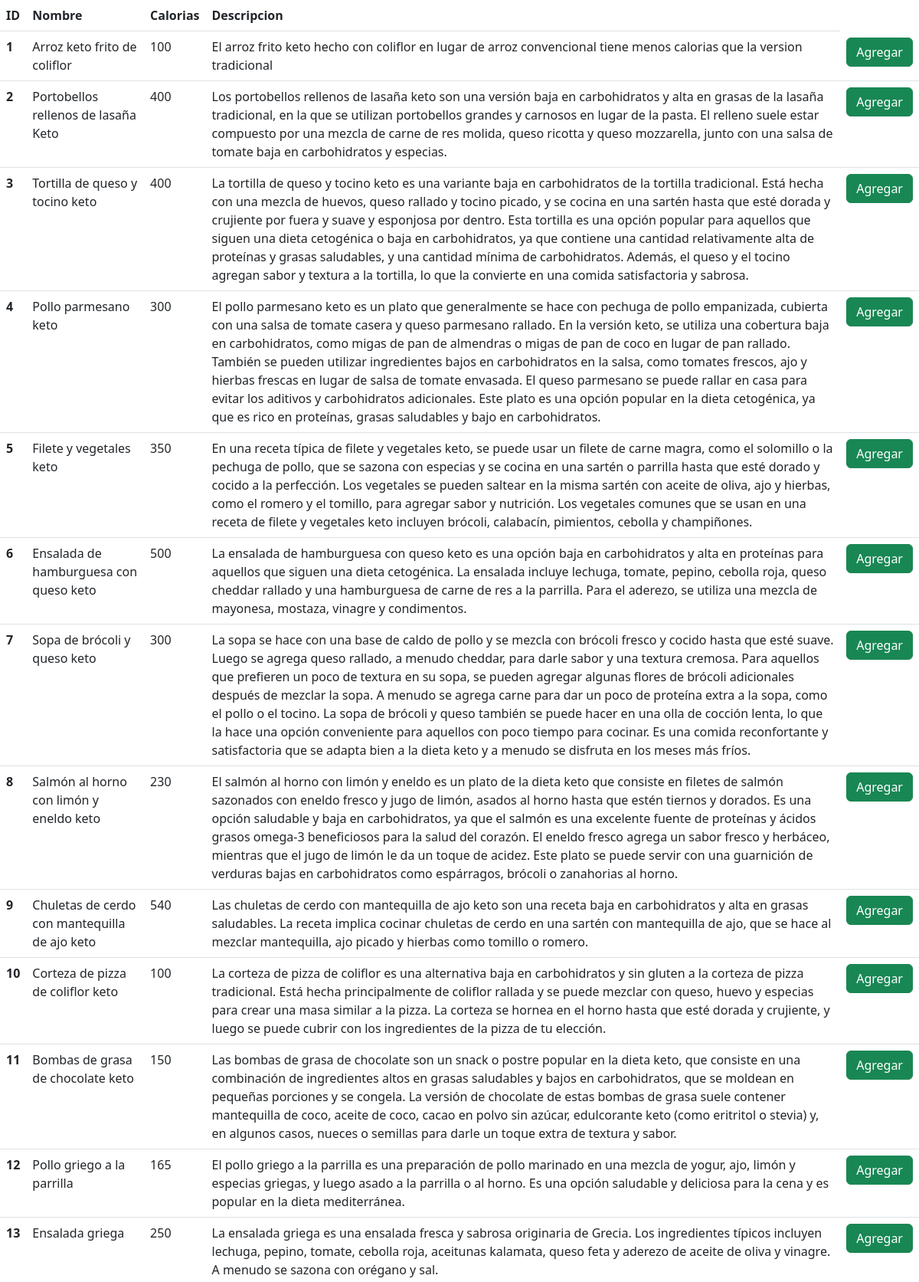
The page /modificarDieta/agregarDieta/5/ (upper part) on the database its author committed.
### main/models.py (models this page shows, shortened)
class comidas(models.Model):
    nombre = models.TextField(max_length=50)
    calorias= models.IntegerField()
    descripcion= models.TextField(max_length=100000)
    link= models.URLField(max_length=4000, default= ' ')

### main/views.py (the view, shortened to what this page needs)
# urls.py: path('modificarDieta/agregarDieta/<str:idDieta>/', views.agregarADieta, name="agregarADieta"),
def agregarADieta(request, idDieta):
    idComidas = []
    comidasNoDieta = []
    comida = mostrarComidas()
    dietacomidaquery = comidaDieta.objects.all()
    for i in dietacomidaquery:
        nombreDieta = str(i.dieta)
        if nombreDieta == idDieta:
            idComidas.append(i.comida)
        else:
            pass
    cont = 0
    for i in comida:
        texto = str(i.nombre)
        if cont == 0:
            comidasNoDieta.append(i)
            cont = 0
        else:
            cont = 0
    return render(request, 'agregarComida.html', {'alimentos': comidasNoDieta, 'dieta': idDieta})

### main/models.py (called while the page is built)
    def __str__(self):
        return self.nombre

### main/views.py (called while the page is built)
def mostrarComidas():
    comida = comidas.objects.all()
    return comida

### MealMaster/templates/agregarComida.html
{% extends 'base.html' %}
{% block content %}
<table class="table">
    <thead>
        <tr>
            <th scope="col">ID</th>
            <th scope="col">Nombre</th>
            <th scope="col">Calorias</th>
            <th scope="col">Descripcion</th>
        </tr>
    </thead>
    <tbody>
    {% for comida in alimentos %}
        <tr>
            <th scope="row">{{ comida.id }}</th>
            <td>{{ comida.nombre }}</td>
            <td>{{ comida.calorias}}</td>
            <td>{{ comida.descripcion}}</td>
            <td><a href="http://127.0.0.1:8000/modificarDieta/agregarComida/{{comida.id}}/{{dieta}}" class="btn btn-success">Agregar</td>
        </tr>
    {% endfor %}
    </tbody>
</table>
{% endblock content %}

### rows shown on the page
comidas: id "1", nombre "Arroz keto frito de coliflor", calorias "100", descripcion "El arroz frito keto hecho con coliflor en lugar de arroz convencional tiene menos calorias que la version tradicional"
comidas: id "2", nombre "Portobellos rellenos de lasaña Keto", calorias "400", descripcion "Los portobellos rellenos de lasaña keto son una versión baja en carbohidratos y alta en grasas de la lasaña tradicional, en la que se utilizan portobellos grandes y carnosos en lugar de la pasta. El relleno suele estar compuesto por una mezcla de carne de res molida, queso ricotta y queso mozzarella, junto con una salsa de tomate baja en carbohidratos y especias."
comidas: id "3", nombre "Tortilla de queso y tocino keto", calorias "400", descripcion "La tortilla de queso y tocino keto es una variante baja en carbohidratos de la tortilla tradicional. Está hecha con una mezcla de huevos, queso rallado y tocino picado, y se cocina en una sartén hasta que esté dorada y crujiente por fuera y suave y esponjosa por dentro. Esta tortilla es una opción popular para aquellos que siguen una dieta cetogénica o baja en carbohidratos, ya que contiene una cantidad relativamente alta de proteínas y grasas saludables, y una cantidad mínima de carbohidratos. Además, el queso y el tocino agregan sabor y textura a la tortilla, lo que la convierte en una comida satisfactoria y sabrosa."
comidas: id "4", nombre "Pollo parmesano keto", calorias "300", descripcion "El pollo parmesano keto es un plato que generalmente se hace con pechuga de pollo empanizada, cubierta con una salsa de tomate casera y queso parmesano rallado. En la versión keto, se utiliza una cobertura baja en carbohidratos, como migas de pan de almendras o migas de pan de coco en lugar de pan rallado. También se pueden utilizar ingredientes bajos en carbohidratos en la salsa, como tomates frescos, ajo y hierbas frescas en lugar de salsa de tomate envasada. El queso parmesano se puede rallar en casa para evitar los aditivos y carbohidratos adicionales. Este plato es una opción popular en la dieta cetogénica, ya que es rico en proteínas, grasas saludables y bajo en carbohidratos."
comidas: id "5", nombre "Filete y vegetales keto", calorias "350", descripcion "En una receta típica de filete y vegetales keto, se puede usar un filete de carne magra, como el solomillo o la pechuga de pollo, que se sazona con especias y se cocina en una sartén o parrilla hasta que esté dorado y cocido a la perfección. Los vegetales se pueden saltear en la misma sartén con aceite de oliva, ajo y hierbas, como el romero y el tomillo, para agregar sabor y nutrición. Los vegetales comunes que se usan en una receta de filete y vegetales keto incluyen brócoli, calabacín, pimientos, cebolla y champiñones."
comidas: id "6", nombre "Ensalada de hamburguesa con queso keto", calorias "500", descripcion "La ensalada de hamburguesa con queso keto es una opción baja en carbohidratos y alta en proteínas para aquellos que siguen una dieta cetogénica. La ensalada incluye lechuga, tomate, pepino, cebolla roja, queso cheddar rallado y una hamburguesa de carne de res a la parrilla. Para el aderezo, se utiliza una mezcla de mayonesa, mostaza, vinagre y condimentos."
comidas: id "7", nombre "Sopa de brócoli y queso keto", calorias "300", descripcion "La sopa se hace con una base de caldo de pollo y se mezcla con brócoli fresco y cocido hasta que esté suave. Luego se agrega queso rallado, a menudo cheddar, para darle sabor y una textura cremosa. Para aquellos que prefieren un poco de textura en su sopa, se pueden agregar algunas flores de brócoli adicionales después de mezclar la sopa. A menudo se agrega carne para dar un poco de proteína extra a la sopa, como el pollo o el tocino. La sopa de brócoli y queso también se puede hacer en una olla de cocción lenta, lo que la hace una opción conveniente para aquellos con poco tiempo para cocinar. Es una comida reconfortante y satisfactoria que se adapta bien a la dieta keto y a menudo se…"
comidas: id "8", nombre "Salmón al horno con limón y eneldo keto", calorias "230", descripcion "El salmón al horno con limón y eneldo es un plato de la dieta keto que consiste en filetes de salmón sazonados con eneldo fresco y jugo de limón, asados al horno hasta que estén tiernos y dorados. Es una opción saludable y baja en carbohidratos, ya que el salmón es una excelente fuente de proteínas y ácidos grasos omega-3 beneficiosos para la salud del corazón. El eneldo fresco agrega un sabor fresco y herbáceo, mientras que el jugo de limón le da un toque de acidez. Este plato se puede servir con una guarnición de verduras bajas en carbohidratos como espárragos, brócoli o zanahorias al horno."
comidas: id "9", nombre "Chuletas de cerdo con mantequilla de ajo keto", calorias "540", descripcion "Las chuletas de cerdo con mantequilla de ajo keto son una receta baja en carbohidratos y alta en grasas saludables. La receta implica cocinar chuletas de cerdo en una sartén con mantequilla de ajo, que se hace al mezclar mantequilla, ajo picado y hierbas como tomillo o romero."
comidas: id "10", nombre "Corteza de pizza de coliflor keto", calorias "100", descripcion "La corteza de pizza de coliflor es una alternativa baja en carbohidratos y sin gluten a la corteza de pizza tradicional. Está hecha principalmente de coliflor rallada y se puede mezclar con queso, huevo y especias para crear una masa similar a la pizza. La corteza se hornea en el horno hasta que esté dorada y crujiente, y luego se puede cubrir con los ingredientes de la pizza de tu elección."
comidas: id "11", nombre "Bombas de grasa de chocolate keto", calorias "150", descripcion "Las bombas de grasa de chocolate son un snack o postre popular en la dieta keto, que consiste en una combinación de ingredientes altos en grasas saludables y bajos en carbohidratos, que se moldean en pequeñas porciones y se congela. La versión de chocolate de estas bombas de grasa suele contener mantequilla de coco, aceite de coco, cacao en polvo sin azúcar, edulcorante keto (como eritritol o stevia) y, en algunos casos, nueces o semillas para darle un toque extra de textura y sabor."
comidas: id "12", nombre "Pollo griego a la parrilla", calorias "165", descripcion "El pollo griego a la parrilla es una preparación de pollo marinado en una mezcla de yogur, ajo, limón y especias griegas, y luego asado a la parrilla o al horno. Es una opción saludable y deliciosa para la cena y es popular en la dieta mediterránea."
comidas: id "13", nombre "Ensalada griega", calorias "250", descripcion "La ensalada griega es una ensalada fresca y sabrosa originaria de Grecia. Los ingredientes típicos incluyen lechuga, pepino, tomate, cebolla roja, aceitunas kalamata, queso feta y aderezo de aceite de oliva y vinagre. A menudo se sazona con orégano y sal."
